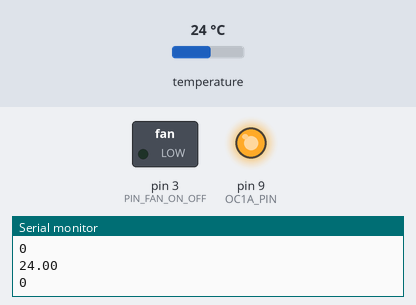
A sketch run on a simulated Arduino Uno, built with avr-gcc and run on an emulated ATmega328P. Shown: switched loads named in the sketch (green lamp = pin HIGH), output pins drawn as LEDs (lit = HIGH), the last lines printed to the serial monitor. The inputs (shaded band) are chosen by the test bench; at power-on: temperature 24 °C.

Above: at 5.5 s.
5.6 s: temperature set to 34.2 °C
8.7 s: temperature set to 35.6 °C
At 9.9 s:
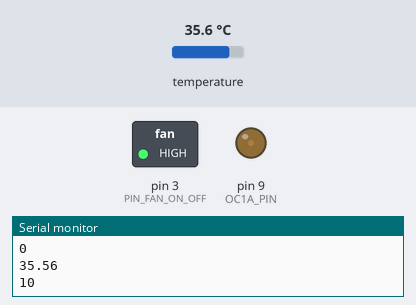
11.8 s: temperature set to 39.2 °C
14.9 s: temperature set to 40.8 °C
At 17.1 s:
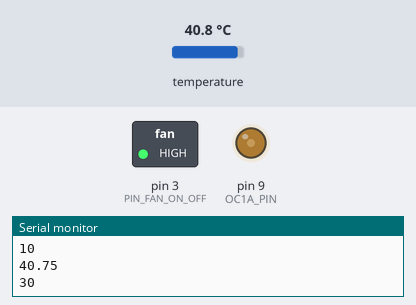
18.2 s: temperature set to 12 °C
At 19.9 s:
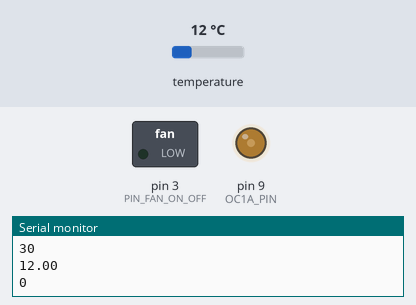
21.3 s: temperature set to 41 °C
At 24.1 s:
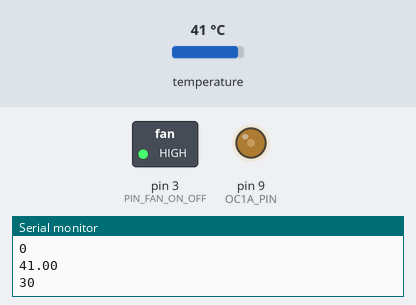
Timing chart, 0 to 25.4 s (numbered marks = the images above; inputs shaded):
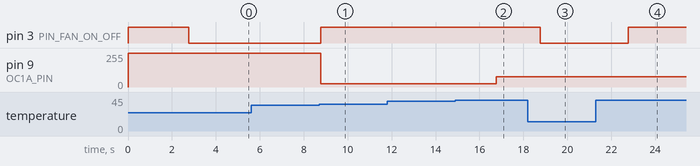

Measured:
- the behaviour switches between 35 and 35.1 °C on temperature (found by bisection; images 0 and 1)
- the behaviour switches between 40 and 40.1 °C on temperature (found by bisection; images 1 and 2)
- after the input at 8.7 s, pin 3 (PIN_FAN_ON_OFF): LOW → HIGH after 0.06 s; pin 9 (OC1A_PIN): 255/255 → 26/255 after 0.06 s
- after the input at 14.9 s, pin 9 (OC1A_PIN): 26/255 → 77/255 after 1.9 s
- after the input at 18.2 s, pin 3 (PIN_FAN_ON_OFF): HIGH → LOW after 0.57 s
- after the input at 21.3 s, pin 3 (PIN_FAN_ON_OFF): LOW → HIGH after 1.5 s

The sketch:

ArduinoUno_Fan_Controller.ino
```cpp
/********************************************************************/
// First we include the libraries
#include <OneWire.h>
#include <DallasTemperature.h>
/********************************************************************/
// Data wire is plugged into pin 2 on the Arduino
#define ONE_WIRE_BUS 2
#define PIN_FAN_ON_OFF 3

#define FAN_CONTROL_INTERVAL_MS 2000

const byte OC1A_PIN = 9;
const word PWM_FREQ_HZ = 20000; //Adjust this value to adjust the frequency
const word TCNT1_TOP = 16000000/(2*PWM_FREQ_HZ);

volatile unsigned long last_fan_time = 0;

/********************************************************************/
// Setup a oneWire instance to communicate with any OneWire devices
// (not just Maxim/Dallas temperature ICs)
OneWire oneWire(ONE_WIRE_BUS);
/********************************************************************/
// Pass our oneWire reference to Dallas Temperature.
DallasTemperature sensors(&oneWire);
/********************************************************************/

void setup(void)
{
  // start serial port
  Serial.begin(9600);
  Serial.println("Dallas Temperature IC Control Library Demo");
  // Start up the library
  sensors.begin();
  setupGPIO();
  setupTimer();
}

void setupGPIO()
{
  pinMode(OC1A_PIN, OUTPUT);

  pinMode(PIN_FAN_ON_OFF, OUTPUT);
  digitalWrite(PIN_FAN_ON_OFF, HIGH);
}

void setupTimer()
{
  // Clear Timer1 control and count registers
  TCCR1A = 0;
  TCCR1B = 0;
  TCNT1  = 0;

  TCCR1A |= (1 << COM1A1) | (1 << WGM11);
  TCCR1B |= (1 << WGM13) | (1 << CS10);
  ICR1 = TCNT1_TOP;

  setFanPwmDuty(100);
}

void setFanPwmDuty(byte duty) {
  if (duty == 0) {
    digitalWrite(PIN_FAN_ON_OFF, LOW);
  } else {
    digitalWrite(PIN_FAN_ON_OFF, HIGH);
    OCR1A = (word) (duty*TCNT1_TOP)/100;
  }
}

byte getDutyByTemperature(float temperatureC) {
  if (temperatureC < 0) {
    return 100;
  }

  if (temperatureC > 70) {
    return 100;
  }

  if (temperatureC > 60) {
    return 80;
  }

  if (temperatureC > 50) {
    return 50;
  }

  if (temperatureC > 40) {
    return 30;
  }

  if (temperatureC > 35) {
    return 10;
  }

  return 0;
}

void fanControlLoop()
{
  unsigned long currentTime = millis();

  if ((currentTime - last_fan_time) < FAN_CONTROL_INTERVAL_MS) {
      // not the time yet
      return;
  }

  last_fan_time = currentTime;

  // do the actual stuff
  sensors.requestTemperatures();
  float temperatureC = sensors.getTempCByIndex(0);

  byte fanDuty = getDutyByTemperature(temperatureC);
  setFanPwmDuty(fanDuty);

  Serial.println(temperatureC);
  Serial.println(fanDuty);
}

void loop(void)
{
  fanControlLoop();
}
```
